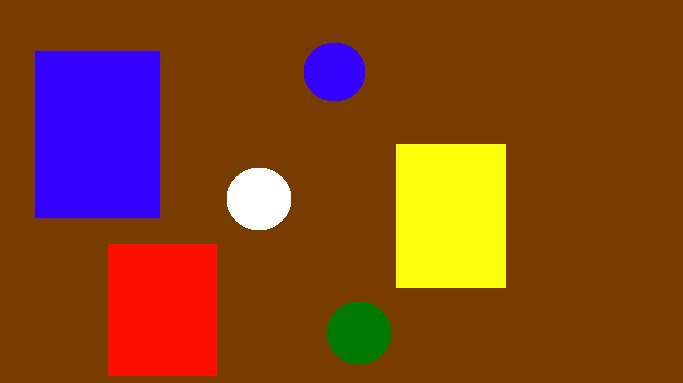
#> input picture third_sim/cursach/cursach/fig.jpg, 683 x 383 px
$ python object_detection_color_contour.py
#> lines starting #> are read from the running program, lines starting #| are printed output that depends on the picture; after the words box and inside, x2 and y2 are one past the last pixel; in counts of white or black regions, pixels touching at a corner belong together
import cv2
import numpy as np

# Load the image
image = cv2.imread('fig.jpg')
#> image is the input picture: shape (383, 683, 3); mean B, G, R 26.8, 66.9, 129.2

# Convert the image to HSV color space
hsv = cv2.cvtColor(image, cv2.COLOR_BGR2HSV)
#> hsv: shape (383, 683, 3); mean H, S, V 26.3, 250.3, 148.8

# Define color ranges for detection using a dictionary
color_ranges = {
    'red': ([0, 120, 70], [10, 255, 255]),
    'green': ([36, 25, 25], [86, 255, 255]),
    'blue': ([94, 80, 2], [126, 255, 255]),
    'yellow': ([20, 100, 100], [30, 255, 255]),
    'white': ([0, 0, 200], [180, 20, 255])
}

# Define colors for drawing contours and text
draw_colors = {
    'red': (0, 0, 255),
    'green': (0, 255, 0),
    'blue': (255, 0, 0),
    'yellow': (0, 255, 255),
    'white': (255, 255, 255)
}
# Iterate over each color range
for color_name, (lower, upper) in color_ranges.items():
    lower_color = np.array(lower)
    upper_color = np.array(upper)

    # Create a mask for the color
    mask = cv2.inRange(hsv, lower_color, upper_color)

    # Find contours in the mask
    contours, _ = cv2.findContours(mask, cv2.RETR_TREE, cv2.CHAIN_APPROX_SIMPLE)

    # Draw contours and labels on the original image
    for contour in contours:
        # Calculate the area of each contour
        area = cv2.contourArea(contour)
        if area > 500:  # Filter out small contours
            # Draw the contour on the image
            cv2.drawContours(image, [contour], -1, draw_colors[color_name], 3)

            # Get the contour's bounding box for placing text
            x, y, w, h = cv2.boundingRect(contour)
            cv2.putText(image, color_name, (x, y - 10), cv2.FONT_HERSHEY_SIMPLEX, 0.5, draw_colors[color_name], 2)
#> this loop made 5 passes
#> pass 1, `mask = cv2.inRange(hsv, lower_color, upper_color)`:
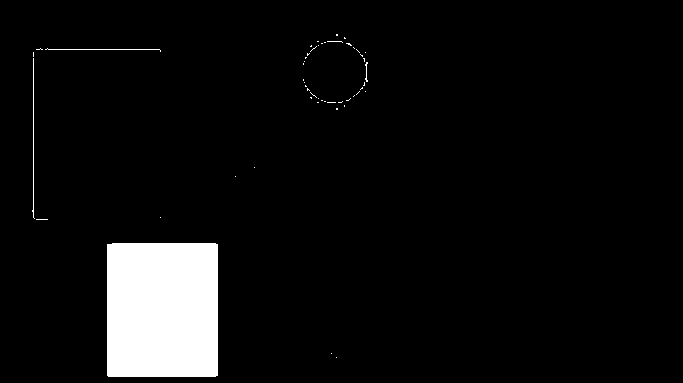
#> mask: shape (383, 683); 5.9% white; 51 white regions (47 under 20 px), largest, box (x1, y1, x2, y2) and area: (107, 243, 218, 377) 14864, (32, 58, 35, 219) 163, (45, 48, 161, 52) 117, (365, 62, 368, 82) 28
#> pass 2, `mask = cv2.inRange(hsv, lower_color, upper_color)`:
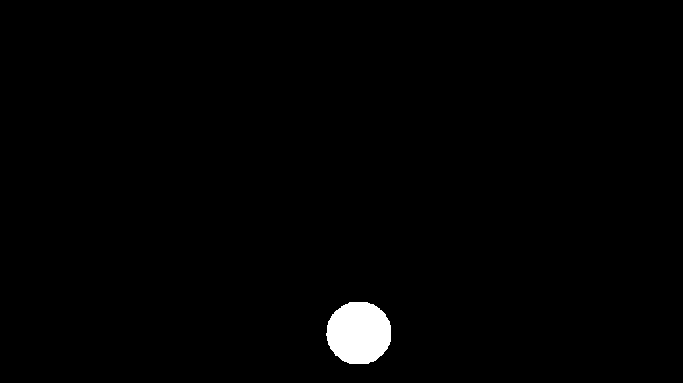
#> mask: shape (383, 683); 1.2% white; 1 white region, box (x1, y1, x2, y2) and area: (326, 302, 391, 364) 3226
#> pass 3, `mask = cv2.inRange(hsv, lower_color, upper_color)`:
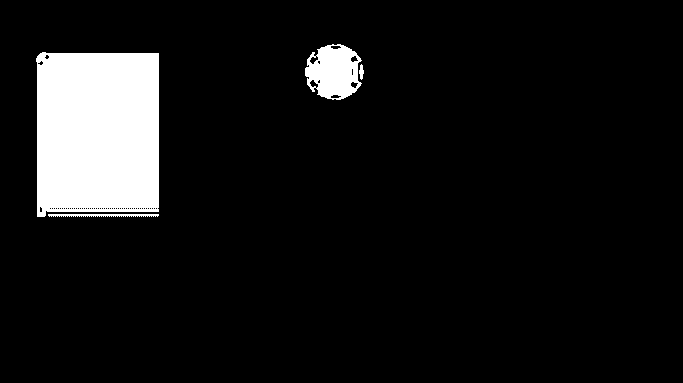
#> mask: shape (383, 683); 8.4% white; 4 white regions, box (x1, y1, x2, y2) and area: (36, 52, 159, 217) 19357, (305, 44, 362, 100) 2238, (48, 214, 159, 217) 277, (359, 64, 364, 80) 52
#> after the loop:
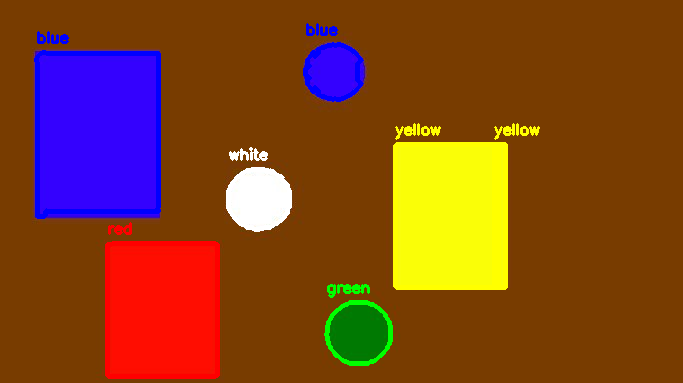
#> image: shape (383, 683, 3); 5.2% of pixels changed, all inside (x1, y1, x2, y2) = (34, 23, 540, 379)
#> after the loop:
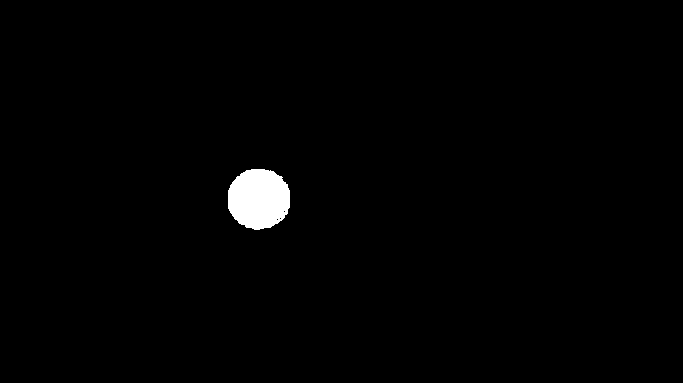
#> mask: shape (383, 683); 1.2% white; 1 white region, box (x1, y1, x2, y2) and area: (228, 169, 290, 230) 3029
# Display the result
cv2.imshow('Detected Objects', image)
cv2.waitKey(0)
cv2.destroyAllWindows()
